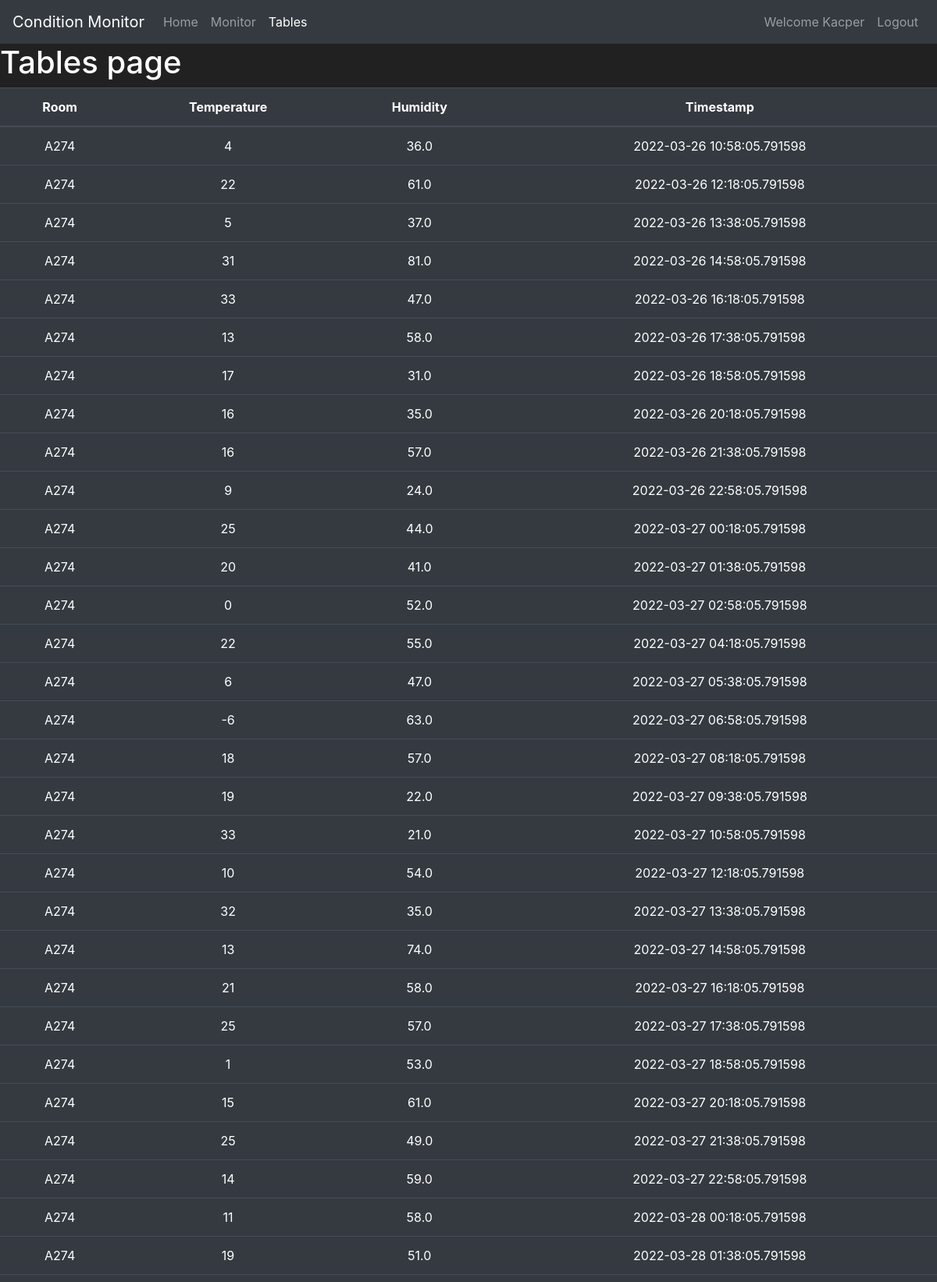
The app's page /tables (signed in, upper part) with its own data.
### condition_monitor/models.py (models this page shows, shortened)
class User(db.Model, UserMixin):
    __tablename__ = "users"
    id = db.Column(db.Integer, primary_key = True)
    username = db.Column(db.String(30), nullable = False, unique = True)
    email = db.Column(db.String(50), nullable = False, unique = True)
    password_hash = db.Column(db.String(60), nullable = False)
    active = db.Column(db.Boolean(), nullable = False, default = True)
    @property
    def password(self):
        return self.password_hash

class Room(db.Model):
    __tablename__ = "rooms"
    id = db.Column(db.Integer, primary_key = True)
    name = db.Column(db.String(10), unique=True, nullable=False)
    description = db.Column(db.String(100))

class Measurement(db.Model):
    __tablename__ = "measurements"
    id = db.Column(db.Integer, primary_key = True)
    roomid = db.Column(db.Integer, db.ForeignKey("rooms.id", ondelete='CASCADE'))
    room = db.relationship('Room', backref=db.backref('measurements', cascade="all, delete"))
    temperature = db.Column(db.Integer)
    humidity = db.Column(db.Float)
    timestamp = db.Column(db.DateTime)

### condition_monitor/routes.py (the view)
@app.route("/tables")
@login_required
def tables_page():
    rooms = db.getRoomsForUser(1)
    measurements = {}
    for room in rooms:
        measurements[room.name] = db.getMeasurementsForRoom(room.id)
    return render_template("tables.html", measurements = measurements)

### condition_monitor/models.py (called while the page is built)
@login_manager.user_loader
def load_user(user_id):
    return User.query.get(int(user_id))

    def getRoomsForUser(self, id):
        access = self.session.query(Access).filter(Access.userid == id).all()
        ids = [acc.roomid for acc in access]
        return self.session.query(Room).filter(Room.id.in_(ids)).all()

    def getMeasurementsForRoom(self, id):
        return self.session.query(Measurement).filter(Measurement.roomid == id).all()

### condition_monitor/templates/tables.html (shortened to what this page needs)
{% extends "base.html" %}
{% block content %}
<h1>Tables page</h1>
    <table class="table table-hover table-dark text-center">
        <thead>
            <tr>
                <th scope="col">Room</th>
                <th scope="col">Temperature</th>
                <th scope="col">Humidity</th>
                <th scope="col">Timestamp</th>
            </tr>
        </thead>
        <tbody>
                {% for key, val in measurements.items() %}
                {% for m in val %}
                <tr>
                    <td>{{ key }}</td>
                    <td>{{ m.temperature }}</td>
                    <td>{{ m.humidity }}</td>
                    <td>{{ m.timestamp }}</td>
                </tr>
                {% endfor %}
                {% endfor %}
        </tbody>
    </table>
{% endblock %}

### condition_monitor/templates/base.html (shortened to what this page needs)
<!doctype html>
<html lang="en">
   <head>
      <link rel="stylesheet" href="https://cdn.jsdelivr.net/npm/bootstrap@4.5.3/dist/css/bootstrap.min.css">
   </head>
   <body>
      <nav class="navbar navbar-expand-md navbar-dark bg-dark">
        <a class="navbar-brand" href="#">Condition Monitor</a>
        <div class="collapse navbar-collapse" id="navbarNav">
            <ul class="navbar-nav mr-auto">
                <li class="nav-item {% if request.path == url_for('home_page') %} active {% endif %}">
                    <a class="nav-link" href="{{ url_for('home_page') }}">Home <span class="sr-only">(current)</span></a>
                </li>
                <li class="nav-item {% if request.path == url_for('monitor_page') %}active{% endif %}">
                    <a class="nav-link" href="{{ url_for('monitor_page') }}">Monitor</a>
                </li>
                <li class="nav-item {% if request.path == url_for('tables_page') %}active{% endif %}">
                    <a class="nav-link" href="{{ url_for('tables_page') }}">Tables</a>
                </li>
            </ul>
            <ul class="navbar-nav">
                {% if current_user.is_authenticated %}
                <li class="nav-item">
                    <span class="nav-link">Welcome {{ current_user.username }}</span>
                </li>
                <li class="nav-item {% if request.path == url_for('logout_page') %}active{% endif %}">
                    <a class="nav-link" href="{{ url_for('logout_page') }}">Logout</a>
                </li>
                {% endif %}
            </ul>
        </div>
    </nav>
      {% block content %}
      {% endblock %}
   </body>
</html>

### condition_monitor/templates/base.html (style rules this page uses)
body { background-color: #212121; color: white }

### records on screen
User: username "Kacper"
Room: name "A274"
Measurement: temperature "4", humidity "36.0", timestamp "2022-03-26 10:58:05.791598"
Measurement: temperature "22", humidity "61.0", timestamp "2022-03-26 12:18:05.791598"
Measurement: temperature "5", humidity "37.0", timestamp "2022-03-26 13:38:05.791598"
Measurement: temperature "31", humidity "81.0", timestamp "2022-03-26 14:58:05.791598"
Measurement: temperature "33", humidity "47.0", timestamp "2022-03-26 16:18:05.791598"
Measurement: temperature "13", humidity "58.0", timestamp "2022-03-26 17:38:05.791598"
Measurement: temperature "17", humidity "31.0", timestamp "2022-03-26 18:58:05.791598"
Measurement: temperature "16", humidity "35.0", timestamp "2022-03-26 20:18:05.791598"
Measurement: temperature "16", humidity "57.0", timestamp "2022-03-26 21:38:05.791598"
Measurement: temperature "9", humidity "24.0", timestamp "2022-03-26 22:58:05.791598"
Measurement: temperature "25", humidity "44.0", timestamp "2022-03-27 00:18:05.791598"
Measurement: temperature "20", humidity "41.0", timestamp "2022-03-27 01:38:05.791598"
Measurement: temperature "0", humidity "52.0", timestamp "2022-03-27 02:58:05.791598"
Measurement: temperature "22", humidity "55.0", timestamp "2022-03-27 04:18:05.791598"
Measurement: temperature "6", humidity "47.0", timestamp "2022-03-27 05:38:05.791598"
Measurement: temperature "-6", humidity "63.0", timestamp "2022-03-27 06:58:05.791598"
Measurement: temperature "18", humidity "57.0", timestamp "2022-03-27 08:18:05.791598"
Measurement: temperature "19", humidity "22.0", timestamp "2022-03-27 09:38:05.791598"
Measurement: temperature "33", humidity "21.0", timestamp "2022-03-27 10:58:05.791598"
Measurement: temperature "10", humidity "54.0", timestamp "2022-03-27 12:18:05.791598"
Measurement: temperature "32", humidity "35.0", timestamp "2022-03-27 13:38:05.791598"
Measurement: temperature "13", humidity "74.0", timestamp "2022-03-27 14:58:05.791598"
Measurement: temperature "21", humidity "58.0", timestamp "2022-03-27 16:18:05.791598"
Measurement: temperature "25", humidity "57.0", timestamp "2022-03-27 17:38:05.791598"
Measurement: temperature "1", humidity "53.0", timestamp "2022-03-27 18:58:05.791598"
Measurement: temperature "15", humidity "61.0", timestamp "2022-03-27 20:18:05.791598"
Measurement: temperature "25", humidity "49.0", timestamp "2022-03-27 21:38:05.791598"
Measurement: temperature "14", humidity "59.0", timestamp "2022-03-27 22:58:05.791598"
Measurement: temperature "11", humidity "58.0", timestamp "2022-03-28 00:18:05.791598"
Measurement: temperature "19", humidity "51.0", timestamp "2022-03-28 01:38:05.791598"
